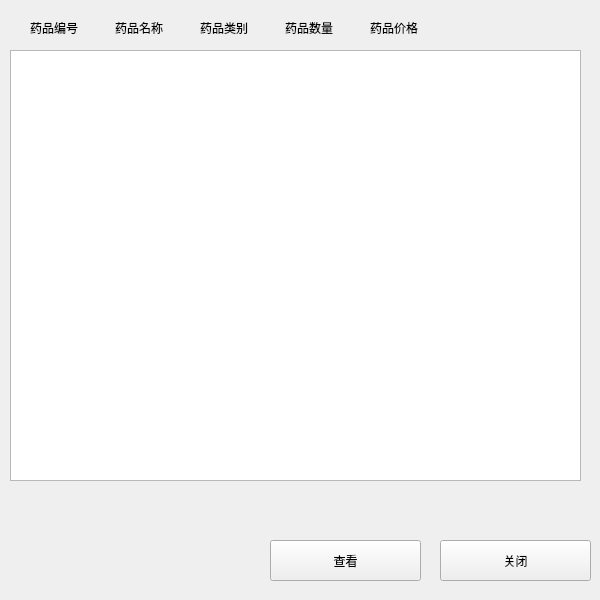
<?xml version="1.0" encoding="UTF-8"?>
<ui version="4.0">
 <class>Check_med</class>
 <widget class="QWidget" name="Check_med">
  <property name="geometry">
   <rect>
    <x>0</x>
    <y>0</y>
    <width>600</width>
    <height>600</height>
   </rect>
  </property>
  <property name="windowTitle">
   <string>查看药品</string>
  </property>
  <widget class="QTextBrowser" name="textBrowser">
   <property name="geometry">
    <rect>
     <x>10</x>
     <y>50</y>
     <width>571</width>
     <height>431</height>
    </rect>
   </property>
  </widget>
  <widget class="QPushButton" name="pushButton">
   <property name="geometry">
    <rect>
     <x>270</x>
     <y>540</y>
     <width>151</width>
     <height>41</height>
    </rect>
   </property>
   <property name="text">
    <string>查看</string>
   </property>
  </widget>
  <widget class="QLabel" name="label_7">
   <property name="geometry">
    <rect>
     <x>115</x>
     <y>20</y>
     <width>61</width>
     <height>16</height>
    </rect>
   </property>
   <property name="text">
    <string>药品名称</string>
   </property>
  </widget>
  <widget class="QLabel" name="label_9">
   <property name="geometry">
    <rect>
     <x>285</x>
     <y>20</y>
     <width>61</width>
     <height>16</height>
    </rect>
   </property>
   <property name="text">
    <string>药品数量</string>
   </property>
  </widget>
  <widget class="QLabel" name="label_8">
   <property name="geometry">
    <rect>
     <x>200</x>
     <y>20</y>
     <width>61</width>
     <height>16</height>
    </rect>
   </property>
   <property name="text">
    <string>药品类别</string>
   </property>
  </widget>
  <widget class="QLabel" name="label_10">
   <property name="geometry">
    <rect>
     <x>370</x>
     <y>20</y>
     <width>61</width>
     <height>16</height>
    </rect>
   </property>
   <property name="text">
    <string>药品价格</string>
   </property>
  </widget>
  <widget class="QLabel" name="label_6">
   <property name="geometry">
    <rect>
     <x>30</x>
     <y>20</y>
     <width>60</width>
     <height>16</height>
    </rect>
   </property>
   <property name="text">
    <string>药品编号</string>
   </property>
  </widget>
  <widget class="QPushButton" name="pushButton_2">
   <property name="geometry">
    <rect>
     <x>440</x>
     <y>540</y>
     <width>151</width>
     <height>41</height>
    </rect>
   </property>
   <property name="text">
    <string>关闭</string>
   </property>
  </widget>
 </widget>
 <resources/>
 <connections/>
</ui>
